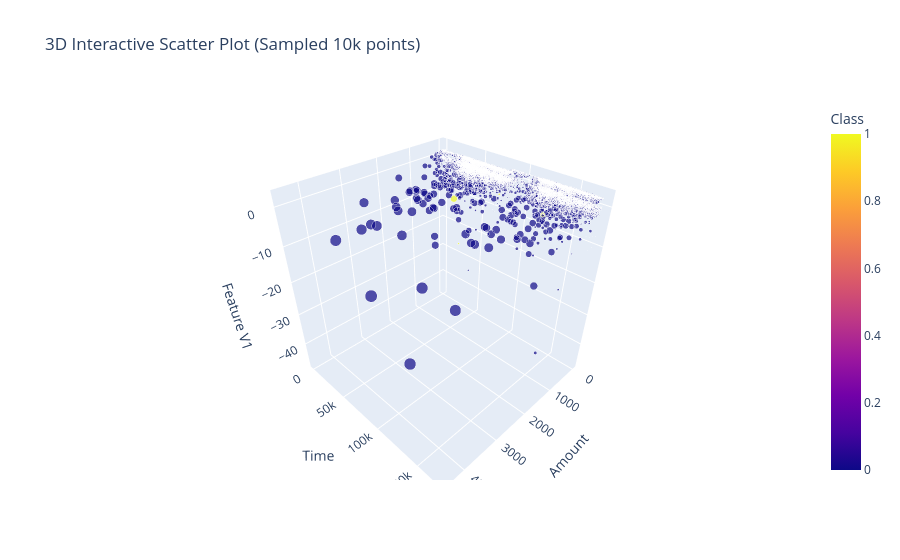

Notebook code for this chart:
### Markdown cell above
### 🌐 3D Exploration
An interactive 3D map of the data to visually locate where the fraudulent transactions hide among normal ones.

### Code cell
# 3D Interactive Scatter Plot
fig = px.scatter_3d(df.sample(min(10000, len(df))), # Sampling for performance in interactive plot
                    x='Amount',
                    y='Time',
                    z='V1',
                    color='Class',
                    size='Amount',
                    title='3D Interactive Scatter Plot (Sampled 10k points)')

fig.update_layout(scene = dict(
                    xaxis_title='Amount',
                    yaxis_title='Time',
                    zaxis_title='Feature V1'))

fig.show()

### Figure 1 — Plotly figure (JSON) as saved in the notebook; plotly's stock layout.template omitted (floating-point values rounded to 4 significant figures; data arrays with more than 128 entries replaced by an {"elided": "..."} marker saying what was removed)
{"data": [{"hovertemplate": "Amount=%{marker.size}<br>Time=%{y}<br>V1=%{z}<br>Class=%{marker.color}<extra></extra>", "legendgroup": "", "marker": {"color": {"elided": "10000 int values"}, "coloraxis": "coloraxis", "size": {"elided": "10000 float values"}, "sizemode": "area", "sizeref": 11.16, "symbol": "circle"}, "mode": "markers", "name": "", "scene": "scene", "showlegend": false, "type": "scatter3d", "x": {"elided": "10000 float values"}, "y": {"elided": "10000 float values"}, "z": {"elided": "10000 float values"}}], "layout": {"coloraxis": {"colorbar": {"title": {"text": "Class"}}, "colorscale": [[0, "#0d0887"], [0.1111, "#46039f"], [0.2222, "#7201a8"], [0.3333, "#9c179e"], [0.4444, "#bd3786"], [0.5556, "#d8576b"], [0.6667, "#ed7953"], [0.7778, "#fb9f3a"], [0.8889, "#fdca26"], [1, "#f0f921"]]}, "legend": {"itemsizing": "constant", "tracegroupgap": 0}, "scene": {"domain": {"x": [0, 1], "y": [0, 1]}, "xaxis": {"title": {"text": "Amount"}}, "yaxis": {"title": {"text": "Time"}}, "zaxis": {"title": {"text": "Feature V1"}}}, "title": {"text": "3D Interactive Scatter Plot (Sampled 10k points)"}}}
